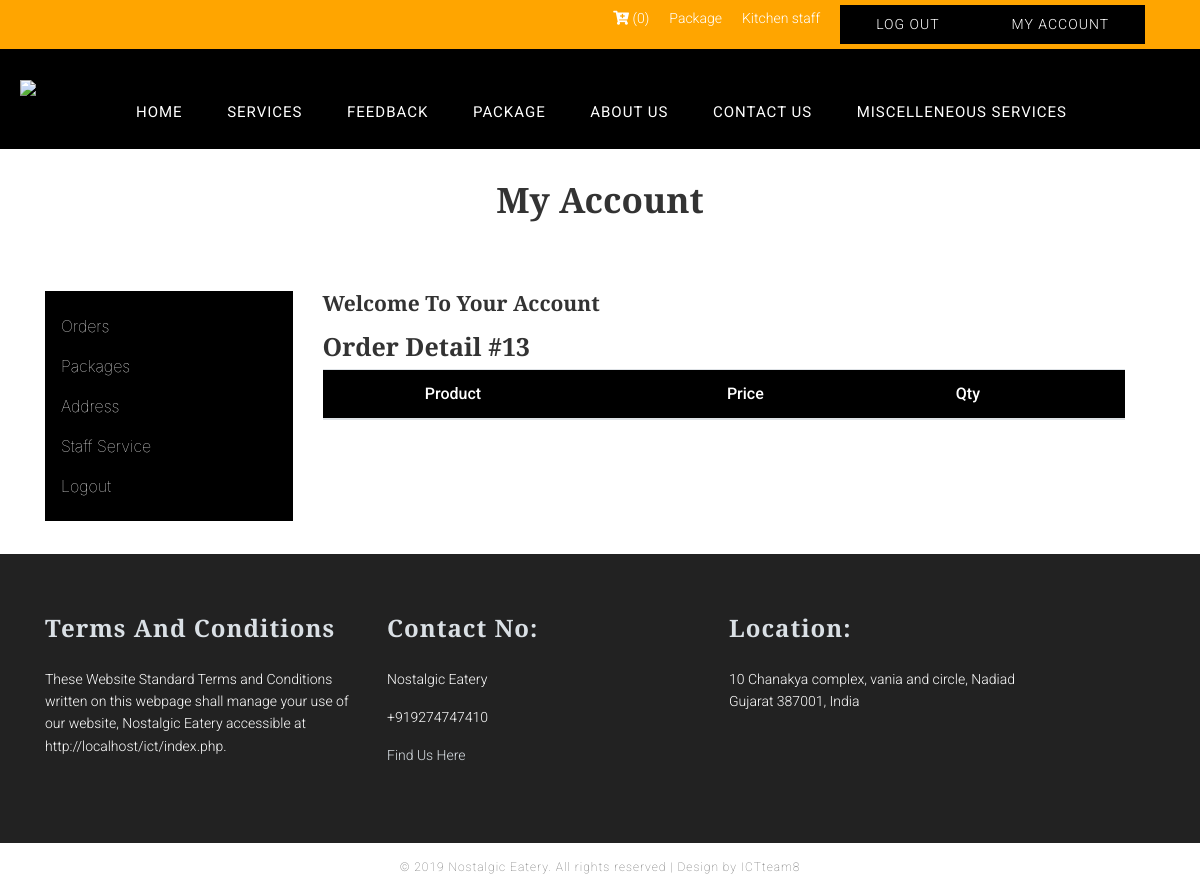
/my-account.php?content=orders_detail&id=13 (signed in), run on an earlier commit of the app's database.
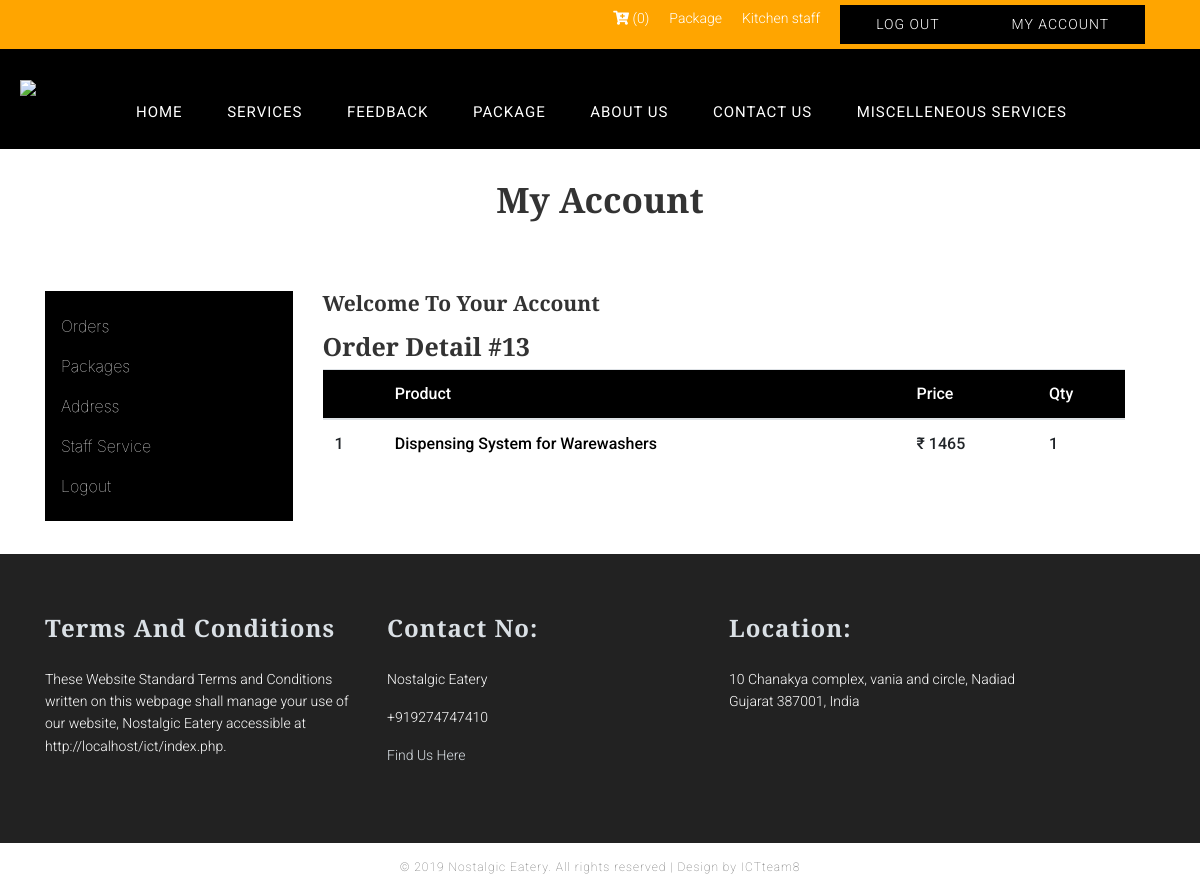
And on a later commit of the database.
### tables this page shows
CREATE TABLE `orders` (
  `id` int(10) UNSIGNED NOT NULL,
  `order_id` int(11) DEFAULT NULL,
  `item_id` int(11) UNSIGNED DEFAULT NULL,
  `user_id` int(11) UNSIGNED DEFAULT NULL,
  `qty` varchar(255) DEFAULT NULL,
  `price` varchar(255) DEFAULT NULL,
  `created_at` datetime NOT NULL DEFAULT CURRENT_TIMESTAMP,
  `transactin_id` varchar(255) DEFAULT NULL
);

CREATE TABLE `products` (
  `id` int(11) NOT NULL,
  `product_code` varchar(255) DEFAULT NULL,
  `product_name` varchar(255) DEFAULT NULL,
  `product_cat` varchar(255) DEFAULT NULL,
  `price` int(255) DEFAULT NULL,
  `descrptions` longtext,
  `img_name` varchar(255) DEFAULT NULL,
  `created_at` datetime DEFAULT CURRENT_TIMESTAMP
);

### server.php (called while the page is built, shortened)
<?php
$servername = "localhost";
$username = "root";
$password = "";
$db = "ictatjcu_cons2";
$conn = mysqli_connect($servername, $username, $password, $db);
function print_orders_detail($id=null){
	global $conn;
	$table = "orders";
	$query = "SELECT o.*, p.product_name ,p.id as pid FROM " . $table." o, products p";
	if($id){
		$query .= "  WHERE o.item_id =p.id AND o.order_id= ".$id;
	}
	$query .= " order by id DESC";
	$query = mysqli_query($conn, $query);
	return  mysqli_fetch_all($query, MYSQLI_ASSOC);
}
?>

### orders_detail.php (the view)
<h1>Order Detail #<?php echo $id;?></h1>
<table class="table" id="order_list">
    <thead>
        <tr>
            <th></th>
            <th>Product</th>
            <th>Price</th>
            <th>Qty</th>
        </tr>
    </thead>
    <tbody>
        <?php $i=0; foreach ($orders_detail as $key => $order) { $i++; ?>
        <tr>
            <td><?php echo $i;?></td>
            <td><a href="#"><?php echo $order['product_name'];?></a></td>
            <td>₹ <?php echo $order['price'];?></td>
            <td><?php echo $order['qty'];?></td>
        </tr>
        <?php } ?>
    </tbody>
</table>

What changed in the data, as far as the page shows it:
added orders: products.product_name "Dispensing System for Warewashers", price "1465", qty "1"
